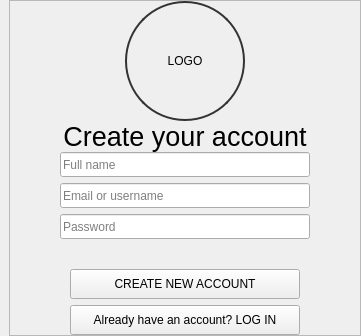
             <widget class="QWidget" name="right_signup_page">
              <layout class="QVBoxLayout" name="verticalLayout_13">
               <property name="leftMargin">
                <number>9</number>
               </property>
               <property name="topMargin">
                <number>0</number>
               </property>
               <property name="rightMargin">
                <number>0</number>
               </property>
               <property name="bottomMargin">
                <number>0</number>
               </property>
               <item alignment="Qt::AlignHCenter">
                <widget class="QFrame" name="frame_2">
                 <property name="frameShape">
                  <enum>QFrame::StyledPanel</enum>
                 </property>
                 <property name="frameShadow">
                  <enum>QFrame::Raised</enum>
                 </property>
                 <layout class="QVBoxLayout" name="verticalLayout_9">
                  <property name="spacing">
                   <number>0</number>
                  </property>
                  <property name="leftMargin">
                   <number>0</number>
                  </property>
                  <property name="topMargin">
                   <number>0</number>
                  </property>
                  <property name="rightMargin">
                   <number>0</number>
                  </property>
                  <property name="bottomMargin">
                   <number>0</number>
                  </property>
                  <item alignment="Qt::AlignHCenter">
                   <widget class="QLabel" name="signup_photo_label">
                    <property name="minimumSize">
                     <size>
                      <width>120</width>
                      <height>120</height>
                     </size>
                    </property>
                    <property name="maximumSize">
                     <size>
                      <width>120</width>
                      <height>120</height>
                     </size>
                    </property>
                    <property name="styleSheet">
                     <string notr="true">border-radius: 60px;  border: 1.5px solid #333;</string>
                    </property>
                    <property name="text">
                     <string>LOGO</string>
                    </property>
                    <property name="alignment">
                     <set>Qt::AlignCenter</set>
                    </property>
                   </widget>
                  </item>
                  <item alignment="Qt::AlignHCenter">
                   <widget class="QLabel" name="label_31">
                    <property name="sizePolicy">
                     <sizepolicy hsizetype="Preferred" vsizetype="Preferred">
                      <horstretch>0</horstretch>
                      <verstretch>0</verstretch>
                     </sizepolicy>
                    </property>
                    <property name="maximumSize">
                     <size>
                      <width>16777215</width>
                      <height>50</height>
                     </size>
                    </property>
                    <property name="font">
                     <font>
                      <pointsize>20</pointsize>
                     </font>
                    </property>
                    <property name="text">
                     <string>Create your account</string>
                    </property>
                    <property name="scaledContents">
                     <bool>true</bool>
                    </property>
                    <property name="alignment">
                     <set>Qt::AlignCenter</set>
                    </property>
                   </widget>
                  </item>
                  <item>
                   <layout class="QVBoxLayout" name="verticalLayout_10">
                    <property name="leftMargin">
                     <number>50</number>
                    </property>
                    <property name="topMargin">
                     <number>0</number>
                    </property>
                    <property name="rightMargin">
                     <number>50</number>
                    </property>
                    <property name="bottomMargin">
                     <number>0</number>
                    </property>
                    <item>
                     <layout class="QVBoxLayout" name="verticalLayout_11">
                      <property name="spacing">
                       <number>6</number>
                      </property>
                      <property name="sizeConstraint">
                       <enum>QLayout::SetMinimumSize</enum>
                      </property>
                      <property name="topMargin">
                       <number>0</number>
                      </property>
                      <property name="rightMargin">
                       <number>0</number>
                      </property>
                      <property name="bottomMargin">
                       <number>15</number>
                      </property>
                      <item>
                       <widget class="QLineEdit" name="full_name_lineEdit">
                        <property name="sizePolicy">
                         <sizepolicy hsizetype="Preferred" vsizetype="Preferred">
                          <horstretch>0</horstretch>
                          <verstretch>0</verstretch>
                         </sizepolicy>
                        </property>
                        <property name="minimumSize">
                         <size>
                          <width>250</width>
                          <height>25</height>
                         </size>
                        </property>
                        <property name="maximumSize">
                         <size>
                          <width>250</width>
                          <height>25</height>
                         </size>
                        </property>
                        <property name="styleSheet">
                         <string notr="true"/>
                        </property>
                        <property name="text">
                         <string/>
                        </property>
                        <property name="placeholderText">
                         <string>Full name</string>
                        </property>
                       </widget>
                      </item>
                      <item>
                       <widget class="QLineEdit" name="signup_username_lineEdit">
                        <property name="minimumSize">
                         <size>
                          <width>0</width>
                          <height>25</height>
                         </size>
                        </property>
                        <property name="styleSheet">
                         <string notr="true"/>
                        </property>
                        <property name="placeholderText">
                         <string>Email or username</string>
                        </property>
                       </widget>
                      </item>
                      <item>
                       <widget class="QLineEdit" name="signup_password_lineEdit">
                        <property name="minimumSize">
                         <size>
                          <width>0</width>
                          <height>25</height>
                         </size>
                        </property>
                        <property name="styleSheet">
                         <string notr="true"/>
                        </property>
                        <property name="placeholderText">
                         <string>Password</string>
                        </property>
                       </widget>
                      </item>
                     </layout>
                    </item>
                    <item>
                     <layout class="QVBoxLayout" name="verticalLayout_12">
                      <property name="spacing">
                       <number>6</number>
                      </property>
                      <property name="sizeConstraint">
                       <enum>QLayout::SetMaximumSize</enum>
                      </property>
                      <property name="topMargin">
                       <number>15</number>
                      </property>
                      <property name="bottomMargin">
                       <number>0</number>
                      </property>
                      <item alignment="Qt::AlignHCenter">
                       <widget class="QPushButton" name="signup_button">
                        <property name="minimumSize">
                         <size>
                          <width>230</width>
                          <height>30</height>
                         </size>
                        </property>
                        <property name="maximumSize">
                         <size>
                          <width>230</width>
                          <height>30</height>
                         </size>
                        </property>
                        <property name="cursor">
                         <cursorShape>PointingHandCursor</cursorShape>
                        </property>
                        <property name="styleSheet">
                         <string notr="true"/>
                        </property>
                        <property name="text">
                         <string>CREATE NEW ACCOUNT</string>
                        </property>
                       </widget>
                      </item>
                      <item alignment="Qt::AlignHCenter">
                       <widget class="QPushButton" name="to_login_button">
                        <property name="minimumSize">
                         <size>
                          <width>230</width>
                          <height>30</height>
                         </size>
                        </property>
                        <property name="maximumSize">
                         <size>
                          <width>230</width>
                          <height>30</height>
                         </size>
                        </property>
                        <property name="cursor">
                         <cursorShape>PointingHandCursor</cursorShape>
                        </property>
                        <property name="styleSheet">
                         <string notr="true"/>
                        </property>
                        <property name="text">
                         <string>Already have an account? LOG IN</string>
                        </property>
                       </widget>
                      </item>
                     </layout>
                    </item>
                   </layout>
                  </item>
                 </layout>
                </widget>
               </item>
              </layout>
             </widget>
